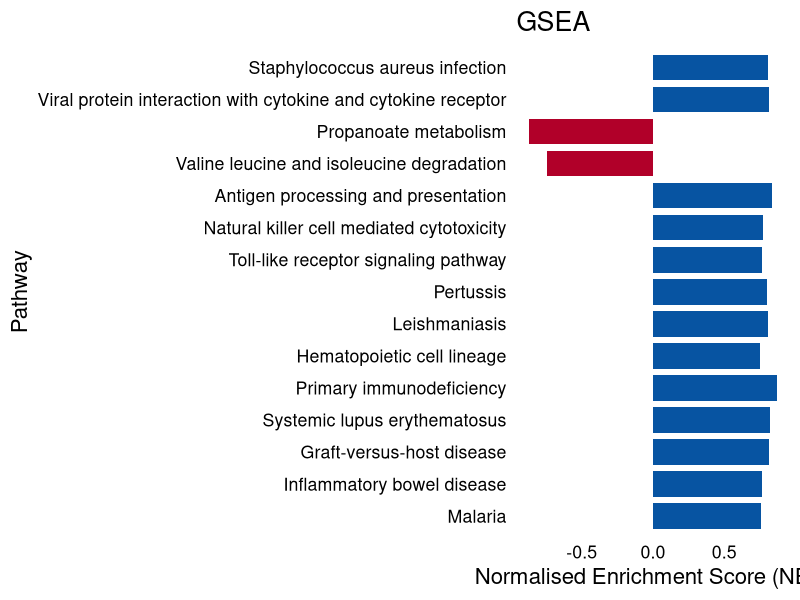
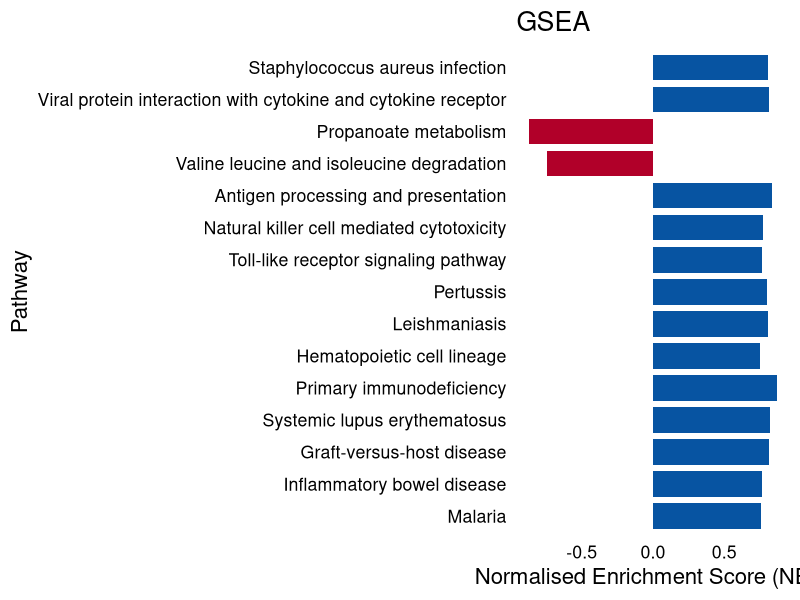

Write R code to recreate these figures, in order.
# Install/load packages -------------------------------------------------------------------------
install.packages("ggplot2")
install.packages("dplyr")
library(ggplot2)
library(dplyr)


# Load iDEP pathway data ----
pathwaydata <- read.csv("GSE53182_Sig_Pathways.csv", stringsAsFactors = FALSE)

names(pathwaydata)

Pathway <- pathwaydata %>%
  rename(
    pathway = matches("Pathways"),   
    NES     = NES,
    pval    = adj.Pval)

top15_Pathway <- head(Pathway[order(Pathway$pval), ], 15)
top15_Pathway

# Bar chart of NES for top15 ----------------------------------------------------------------
ggplot(top15_Pathway, aes(x = NES, y = reorder(pathway, -pval), fill = factor(sign(NES)))) +
  geom_bar(stat = "identity", width = 0.8) +
  labs(title = "GSEA", x = "Normalised Enrichment Score (NES)", y = "Pathway") +
  theme_minimal(base_size = 16) +
  scale_fill_manual(values = c("#B10029", "#0754A2"), guide = "none") +
  scale_y_discrete(labels = function(x) gsub("^KEGG_", "", x)) +
  theme(axis.text = element_text(color = "black"),
        axis.title = element_text(color = "black"),
        panel.grid.major = element_blank(),
        panel.grid.minor = element_blank())

# Save ---------------------------------------------------------------------------------
ggsave("GSE53182_top15_GSEA NES plot.pdf", width = 16, height = 12)
